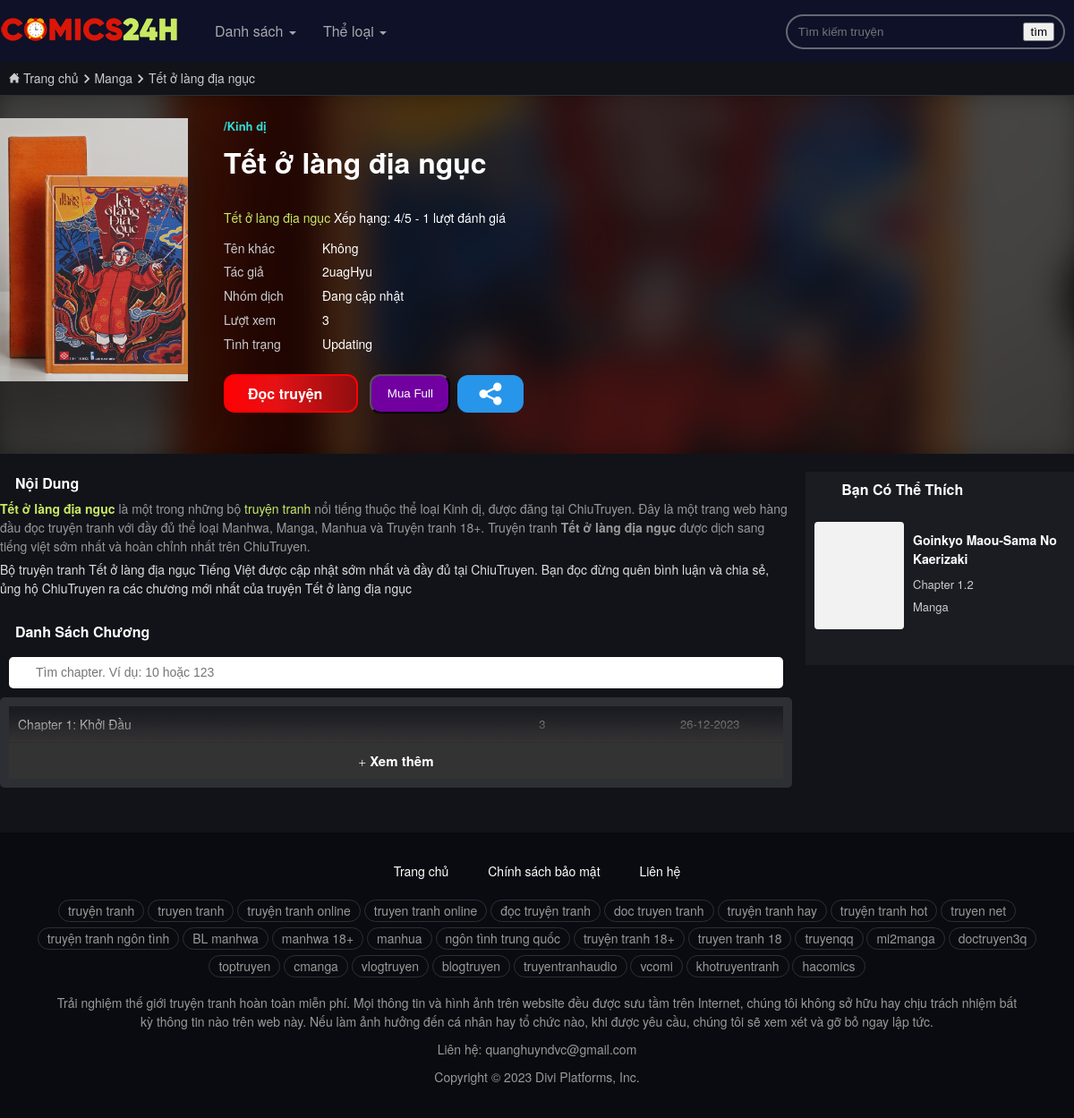
Before: /book/1/ with the older database file.
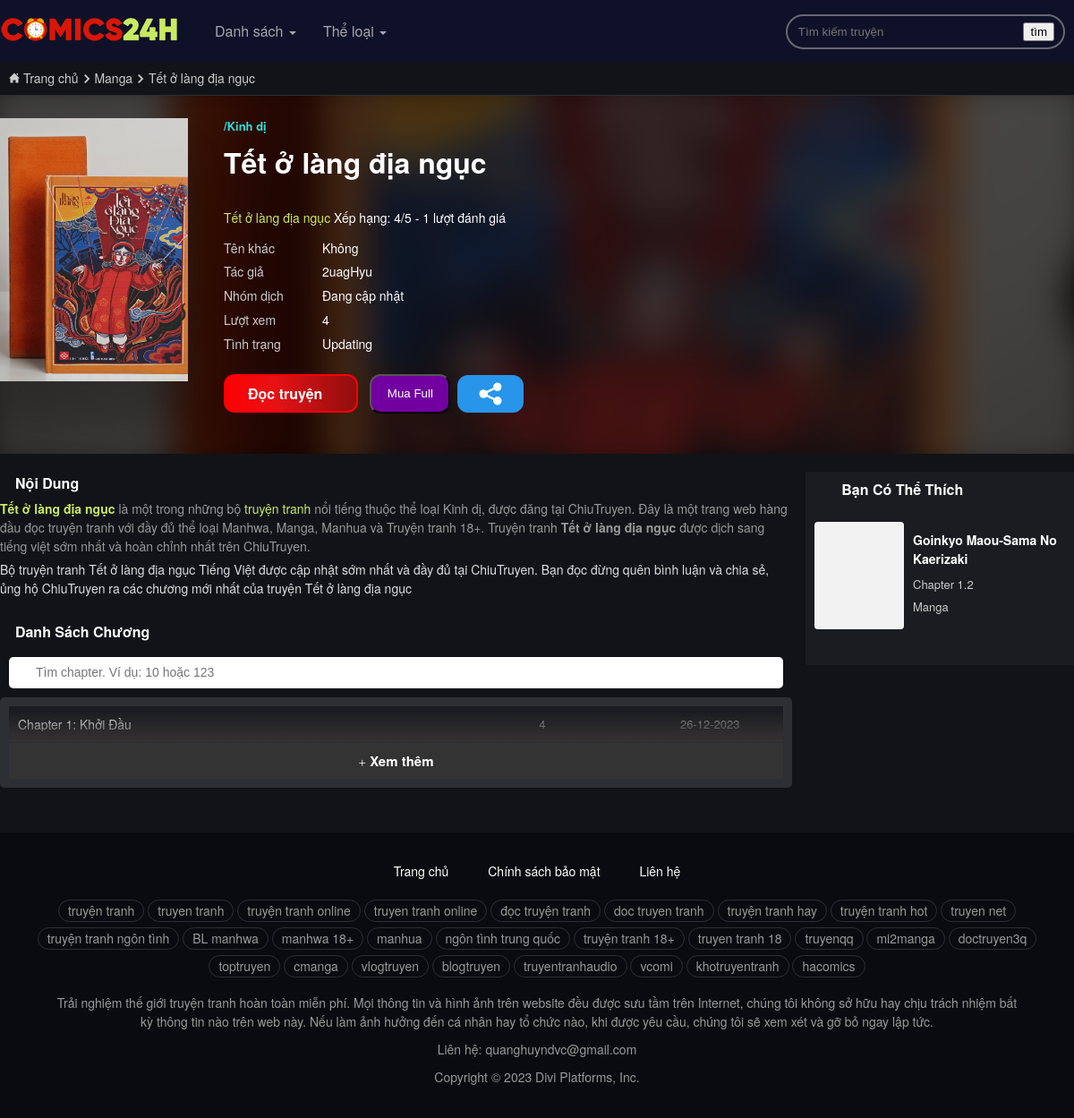
After: the same page with the newer database file.
### Book/models.py (models this page shows, shortened)
class Book(models.Model):
    name = models.CharField(max_length=255)
    author = models.ForeignKey(Author, on_delete=models.CASCADE)
    categories = models.ManyToManyField(Category)
    alias = models.CharField(max_length=255, null=True, blank=True)
    view = models.BigIntegerField(default=0)
    status_choose = (
        (0, 'Updating'),
        (1, 'Finished'),
        (2, 'Dropped'),
        (3, 'Coming Soon')
    )
    status = models.IntegerField(choices=status_choose, default=0)
    avatar = models.ImageField()
    des = models.TextField(null=True, blank=True)
    price = models.FloatField(default=0)
    bought_user = models.TextField(default='@')
    keyword = models.CharField(max_length=255, null=True, blank=True)
    created_at = models.DateTimeField(auto_now_add=True)
    updated_at = models.DateTimeField(null=True, blank=True)
    deleted_at = models.DateTimeField(null=True, blank=True)
    object = models.Manager()
    class Meta:
        db_table = 'Books'

class Category(models.Model):
    name = models.CharField(max_length=255)
    keyword = models.CharField(max_length=255, null=True, blank=True)
    des = models.CharField(max_length=255, null=True, blank=True)
    created_at = models.DateTimeField(auto_now_add=True)
    updated_at = models.DateTimeField(null=True, blank=True)
    object = models.Manager()
    class Meta:
        db_table = 'Categories'

### User/models.py (models this page shows, shortened)
class Author(models.Model):
    user = models.ForeignKey(CustomUser, on_delete=models.CASCADE)
    stage_name = models.CharField(max_length=50)
    keyword = models.CharField(max_length=255, null=True, blank=True)
    des = models.CharField(max_length=255, null=True, blank=True)
    number_of_book = models.BigIntegerField(default=0)
    is_author = models.BooleanField(default=True, editable=False)
    object = models.Manager()
    class Meta:
        db_table = 'Authors'

### Book/views.py (the view)
# urls.py: path('book/<int:id>/', views.bookDetailView, name='book'),
def bookDetailView(request, id):
    book = Book.object.get(id=id)
    categories = book.categories.all()
    chapters = Chapter.object.filter(book=book).order_by('name')
    return render(request, 'bookDetail.html', {'book': book, 'categories': categories, 'chapters': chapters})

### templates/bookDetail.html (shortened to what this page needs)
{% extends "base.html" %}
{% load static %}
{% block content %}
<div id="glo_contents" data-id="4019">
    <div class="breadcumbs">
        <div class="container">
            <div itemscope itemtype="http://schema.org/BreadcrumbList">
                        <span itemprop="itemListElement" itemscope itemtype="http://schema.org/ListItem"><a
                                itemprop="url" href="{% url 'home' %}">
                                <span itemprop="name"><svg xmlns="http://www.w3.org/2000/svg" width="12" height="12"
                                                           viewBox="0 0 24 24">
                                        <path
                                                d="M21 13v10h-6v-6h-6v6h-6v-10h-3l12-12 12 12h-3zm-1-5.907v-5.093h-3v2.093l3 3z"/>
                                    </svg> Trang chủ</span></a>
                        </span>
            </div>
            <svg xmlns="http://www.w3.org/2000/svg" width="10" height="10" viewBox="0 0 24 24">
                <path d="M5 3l3.057-3 11.943 12-11.943 12-3.057-3 9-9z"/>
            </svg>
            <div itemscope itemtype="http://schema.org/BreadcrumbList">
                        <span itemprop="itemListElement" itemscope itemtype="http://schema.org/ListItem"><a
                                itemprop="url" href="the-loai-manga.html"><span itemprop="name">Manga</span></a>
                        </span>
            </div>
            <svg xmlns="http://www.w3.org/2000/svg" width="10" height="10" viewBox="0 0 24 24">
                <path d="M5 3l3.057-3 11.943 12-11.943 12-3.057-3 9-9z"/>
            </svg>
            <div itemscope itemtype="http://schema.org/BreadcrumbList">
                        <span itemprop="itemListElement" itemscope itemtype="http://schema.org/ListItem"><a
                                itemprop="url" href="truyen-tranh-dark-gathering.html" class="active"><span
                                itemprop="name">{{book.name}}</span></a>
                        </span>
            </div>
        </div>
    </div>
    <section class="ep-header_ch">
        <header class="ep-cover_ch">
            <div class="comic-cover-wrap">
                <div class="comic-cover"
                     style="background-image: url({{ MEDIA_URL }}/media/{{book.avatar}})">
                </div>
            </div>
            <div class="inner_ch">
                <div class="comic-thumb-detail">
                    <div class="comic-thumb">
                        <img src="{{ MEDIA_URL }}/media/{{book.avatar}}"
                             title="{{book.name}}">
                    </div>
                </div>
                <div class="title_content_box">
                    <div class="title_content">
                        <p class="type_box">
                            <span class="type">
                                {% for category in categories %}
                                    <a class="cate-itm" href="the-loai-horror.html">/{{category.name}}</a>
                                {% endfor %}
                            </span>
                        </p>
                        <h1>{{book.name}}</h1>
                        <div class="rating">
                            <div class="rating-block">
                            </div>
                        </div>
                        <div class="vote-details" vocab="https://schema.org/" typeof="AggregateRating">
                                    <span property="itemReviewed" typeof="Book"><span class="rate-title" property="name"
                                                                                      title="Hyper Luck">{{book.name}}</span></span><span> <span> Xếp hạng: <span
                                property="ratingValue" id="averagerate"> 4</span>/<span
                                property="bestRating">5</span> </span> </span> - <span
                                property="ratingCount" id="countrate">1</span> lượt đánh giá
                        </div>
                        <div class="block-comics-info">
                            <div class="info-item">
                                <span class="lable">Tên khác</span>
                                {% if book.alias %}
                                <span class="blue">{{book.alias}}</span>
                                {% else %}
                                <span class="blue">Không</span>
                                {% endif %}
                            </div>
                            <div class="info-item"><span class="lable">Tác giả</span>
                                {% if book.author.stage_name %}
                                    <span class="blue">{{book.author.stage_name}}</span> </span>
                                {% endif %}
                            </div>
                            <div class="info-item"><span class="lable">Nhóm dịch</span> <span> Đang cập nhật
                                        </span></div>
                            <div class="info-item"><span class="lable"> Lượt xem</span>
                                <span class="blue">{{book.view}}</span>
                            </div>
                            <div class="info-item">
                                <span class="lable">Tình trạng</span>
                                {% if book.status == 0 %}
                                    <span class="blue">Updating</span>
                                {% elif book.status == 1 %}
                                    <span class="blue">Finished</span>
                                {% elif book.status == 2 %}
                                    <span class="blue">Dropped</span>
                                {% else %}
                                    <span class="blue">Coming Soon</span>
                                {% endif %}
                            </div>
                        </div>
                        <div class="episode_sns">
                            <a href="{% url 'chapter' book.id 1 %}" class="first_episode">
                                Đọc truyện
                                <i class="glyphicon glyphicon-menu-right"></i>
                            </a>
                            <form method="post" action="{% url 'buy-book' %}">
                                <input class="submitBtn" type="submit" value="Mua Full"
                                style="margin: 0 8px; background-color: #7200a1; color: #fff; font-size:14; width: 90px; height: 44px; border-radius: 12px">
                            </form>
                            <a rel="no" href="#share-social" class="btn_share" data-toggle="modal"
                               data-target="#share-social">
                                <span class="share_icon">
                                    <svg data-name="Layer 1" xmlns="http://www.w3.org/2000/svg" viewBox="0 0 24 24">
                                        <path d="M18.226 14.45a3.75 3.75 0 00-2.796 1.26l-5.955-2.978a3.664 3.664 0 000-1.464L15.43 8.29a3.741 3.741 0 10-.905-1.784L8.57 9.484a3.775 3.775 0 100 5.032l5.955 2.977a3.773 3.773 0 103.7-3.042z">
                                        </path>
                                    </svg>
                                </span>
                            </a>
                        </div>
                    </div>
                </div>
            </div>
        </header>
    </section>
</div>
<div class="inner episode-contents">
    <section class="ep-body">
        <div class="block-comics">
            <h2><span class="glyphicon glyphicon-edit"></span> Nội dung </h2>
            <div class="summary"><a title="Dark Gathering" href="truyen-tranh-dark-gathering.html">
                <b>{{book.name}}</b></a>
                là một trong những bộ <a href="{% url 'home' %}" title="truyên tranh">
                    truyện tranh </a> nổi tiếng thuộc thể loại{% for category in categories %} {{category.name}}, {% endfor %} được đăng
                tại ChiuTruyen. Đây là một trang web hàng đầu đọc truyện tranh với đầy đủ thể loại Manhwa, Manga,
                Manhua và Truyện tranh 18+. Truyện tranh <b>{{book.name}}</b> được dịch sang tiếng việt
                sớm nhất và hoàn chỉnh nhất trên ChiuTruyen.
            </div>
            <div class="about">Bộ truyện tranh {{book.name}} Tiếng Việt được cập nhật sớm nhất và đầy đủ tại
                ChiuTruyen. Bạn đọc đừng quên bình luận và chia sẻ, ủng hộ ChiuTruyen ra các chương mới nhất của
                truyện {{book.name}}
            </div>
        </div>
        <div class="block-comics comics-chapter-block">
            <header class="head-list-chapter">
                <div class="clearfix" id="all-step1">
                    <div class="pull-left">
                        <h2><i class="glyphicon glyphicon-th-list"></i> Danh sách chương</h2>
                    </div>
                </div>
            </header>
            <div class="chapter-s-search">
                <form class="preform search-reading-item-form">
                    <div class="css-icon"><span class="glyphicon glyphicon-search"></span></div>
                    <input class="search-reading-item" type="text" placeholder="Tìm chapter. Ví dụ: 10 hoặc 123"
                           autocomplete="off">
                </form>
            </div>
            <div class="chapter-box">
                <ul id="chapter-list" class="chapter-list">
                    {% for chapter in chapters %}
                    <li class="citem" data-numbe="0">
                        <a href="chapter/{{book.id}}/{{chapter.number}}/">
                        </a>
                        <span class="view">{{chapter.view}}</span>
                        {% if chapter.updated_at %}
                        <span class="time">{{chapter.updated_at|date:"d-m-Y"}}</span>
                        {% else %}
                        <span class="time">{{chapter.created_at|date:"d-m-Y"}}</span>
                        {% endif %}
                    </li>
                    {% endfor %}
                </ul>
                <a href="#" class="view-more-chapter">
                    <span class="glyphicon glyphicon-plus" aria-hidden="true"></span> Xem thêm
                </a>
            </div>
        </div>
    </section>
    <section class="ep-sidebar" style="display:block">
        <div class="glo_sidebar">
            <div id="sidebar2">
                <div class="clearfix cate-title">
                    <h2 class="section_title"><span class="glyphicon glyphicon-heart"></span>Bạn có thể thích
                    </h2>
                </div>
                <ul class="list-sidebar">
                    <li>
                        <div class="thumb line">
                            <div class="comic-thumb">
                                <a title="Goinkyo Maou-Sama No Kaerizaki"
                                   href="#"><img
                                        src="{% static 'img/dflazy.jpg' %}" data-original
                                        class="list_lazy lazy" alt="Goinkyo Maou-Sama No Kaerizaki"></a>
                            </div>
                        </div>
                        <div class="caption">
                            <h3 class="tit">
                                <a title="Goinkyo Maou-Sama No Kaerizaki" href="#">
                                    Goinkyo Maou-Sama No Kaerizaki
                                </a>
                            </h3>
                            <p class="chapter">
                                <a href="#"
                                   title="Chapter 1.2" class="type01">Chapter 1.2 </a>
                            </p>
                            <p class="comic_genre"><a title="Manga" href="the-loai-manga.html">Manga</a></p>
                        </div>
                    </li>
                </ul>
            </div>
        </div>
    </section>
</div>
{% endblock %}

Changed rows visible on the page:
changed Book "Tết ở làng địa ngục": view "3" → "4"
